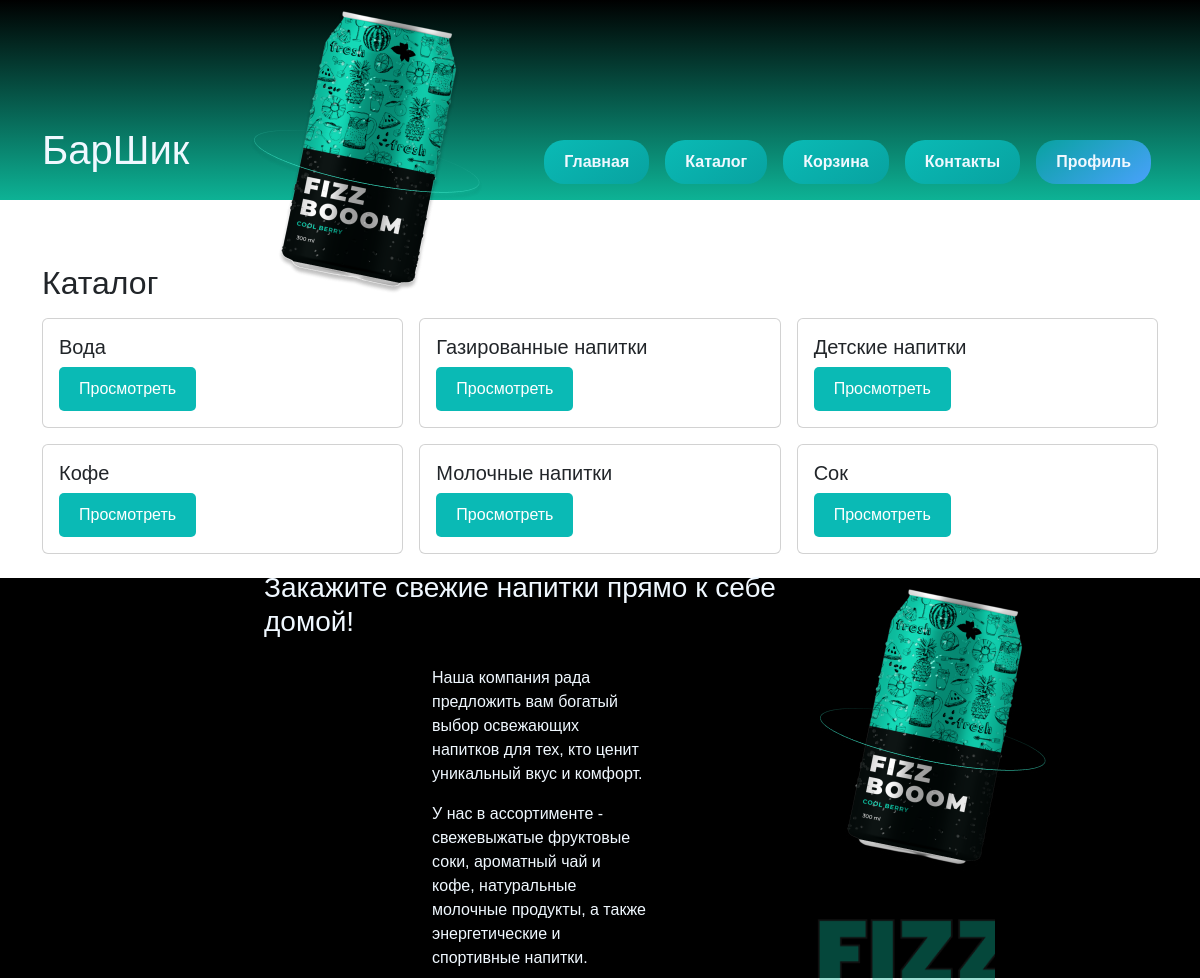
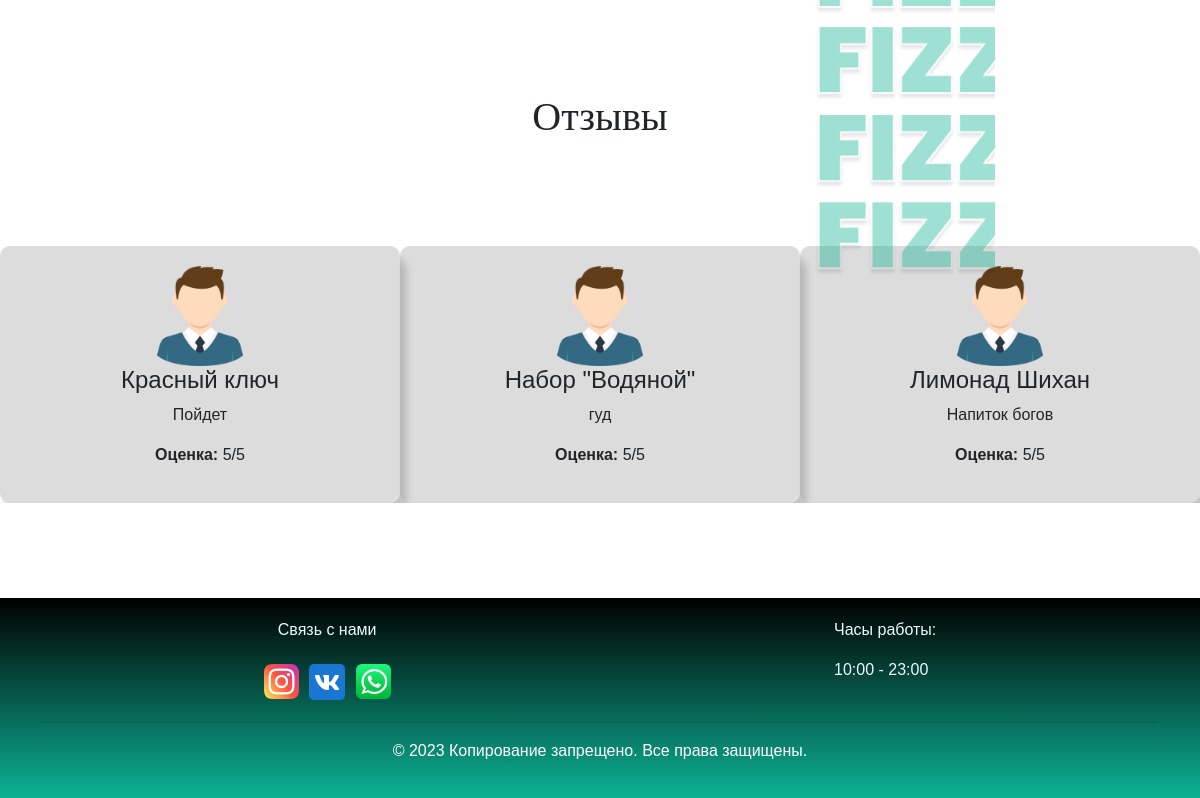
The app's page / (signed in) with its own data (2 pictures, top to bottom).
### tables this page shows
CREATE TABLE `Category` (
  `Category_id` int NOT NULL,
  `Name` varchar(50) NOT NULL
);

CREATE TABLE `Reviews` (
  `review_id` int NOT NULL,
  `user_id` int NOT NULL,
  `id_product` int NOT NULL,
  `review_text` text NOT NULL,
  `rating` int NOT NULL,
  `review_date` datetime NOT NULL DEFAULT CURRENT_TIMESTAMP
);

CREATE TABLE `Product` (
  `Id_product` int NOT NULL,
  `Name` varchar(50) NOT NULL,
  `Description` text NOT NULL,
  `Category_id` int NOT NULL,
  `Price` decimal(10,0) NOT NULL,
  `Image` varchar(256) NOT NULL
);

### index.php (the view, shortened to what this page needs)
<?php
include 'database/connectdb.php';
$categoryQuery = "SELECT Category_id, Name FROM Category ORDER BY Name";
$categoryResult = $mysqli->query($categoryQuery);
$reviewQuery = "SELECT r.review_text, r.rating, p.Name AS product_name, u.name AS user_name
                FROM Reviews r
                JOIN users u ON r.user_id = u.User_id
                JOIN Product p ON r.id_product = p.Id_product
                ORDER BY r.review_date DESC
                LIMIT 3";
$reviewResult = $mysqli->query($reviewQuery);
$reviews = $reviewResult->fetch_all(MYSQLI_ASSOC);
?>
<!DOCTYPE html>
<html lang="ru">
<head>
    <link rel="stylesheet" href="design/css/style.css">
    <link href="https://cdn.jsdelivr.net/npm/bootstrap@5.3.2/dist/css/bootstrap.min.css" rel="stylesheet">
</head>
<body>
<?php include "header.php"; ?>
<main class="container mt-4">
    <h2 class="mb-3">Каталог</h2>
    <div class="row g-3 mb-4">
        <?php foreach ($categoryResult->fetch_all(MYSQLI_ASSOC) as $category): ?>
            <div class="col-12 col-md-6 col-lg-4">
                <div class="card h-100">
                    <div class="card-body">
                        <h5 class="card-title"><?= htmlspecialchars($category['Name']); ?></h5>
                        <button class="button-details" data-bs-toggle="modal" data-bs-target="#productModal" onclick="loadProducts(<?= $category['Category_id']; ?>)">Просмотреть</button>
                    </div>
                </div>
            </div>
        <?php endforeach; ?>
    </div>
</main>
<div class="description">
    <div class="text-discription">
        <h3>Закажите свежие напитки прямо к себе домой!</h3>
        <p >Наша компания рада предложить вам богатый выбор освежающих напитков для тех, кто ценит уникальный вкус и комфорт.</p>
        <p>У нас в ассортименте - свежевыжатые фруктовые соки, ароматный чай и кофе, натуральные молочные продукты, а также энергетические и спортивные напитки.</p>
    </div>
    <div class="bloc-img-description">
        <img src="design\img\Group 8192.png" alt="" class="logo">
        <img src="design\img\Group 8195.png" alt="" class="img-description">
    </div>
</div>
<div class="reviews">
    <h2 class="text-reviews">Отзывы</h2>
    <div class="slider">
        <?php if (empty($reviews)): ?>
            <div class="slide">
                <p class="no-reviews">Отзывов нету</p>
            </div>
        <?php else: ?>
            <div class="slide">
                <?php foreach ($reviews as $review): ?>
                    <div class="otzv">
                        <img class="user-img" src="design/img/free-icon-boy-4537069.png" alt="">
                        <h4><?= htmlspecialchars($review['product_name']); ?></h4>
                        <p><?= htmlspecialchars($review['review_text']); ?></p>
                        <p><strong>Оценка:</strong> <?= $review['rating']; ?>/5</p>
                    </div>
                <?php endforeach; ?>
            </div>
        <?php endif; ?>
    </div>
</div>
<footer id="footer">
    <div class="container">
        <div class="connection">
            <div class="connect">
            <p>Связь с нами</p>
            <div class="design\img-connection">
                <img src="design\img/instagram.png" alt=""class="icon-whatsapp">
                <img src="design\img\icons8-vk-com-48.png" alt="" srcset="">
                <img src="design\img\iconfinder-social-media-applications-23whatsapp-4102606_113811.png" class="icon-whatsapp">
            </div>
            </div>
            <div class="clock-work">
                    <p>Часы  работы:</p>
                    <p>10:00 - 23:00</p>
                </div>
            </div>
        <hr>
        <p class="copirater">© 2023 Копирование запрещено. Все права защищены.</p>
    </div>
</footer>
</body>
</html>

### design/css/style.css (style rules this page uses)
* { margin: 0; padding: 0; font-family: "Montserrat", sans-serif; }
.container { width: 80%; margin-bottom: 10pxy; }
.logo { position: relative; }
.description { background-color:black; width: 100%; height: 400px; display: flex; justify-content: space-between; }
.img-description { height: 100%; opacity: 0.4; filter: alpha(opacity = 40); }
.text-discription { color: aliceblue; width: 50%; display: flex; flex-direction: column; justify-content: center; align-content: flex-end; align-items: center; margin-left: 22%; }
.text-discription h3 { margin-bottom: 5%; }
.text-discription p { width: 39%; display: flex; flex-direction: column; justify-content: center; align-content: flex-end; align-items: flex-end; }
footer { align-items: center; width: 100%; height: 200px; display: flex; background: linear-gradient(rgb(0, 0, 0), #0DB295); }
.connection { color: aliceblue; display: flex; justify-content: space-around; }
.icon-whatsapp { width: 35px; height: 35px; }
.copirater { text-align: center; color: rgb(255, 255, 255); }
.clock-work { display: flex; flex-direction: column; }
.connect { display: flex; flex-direction: column; align-items: center; }
.slider { display: flex; overflow: hidden; }
.slide { flex: 0 0 100%; text-align: center; display: flex; width: 80%; justify-content: space-evenly; }
.reviews { text-align: center; width: 100%; display: flex; height: 600px; flex-direction: column; justify-content: space-evenly; }
.user-img { width: 100px; height: 100px; }
.otzv { display: flex; flex-direction: column; align-items: center; background-color: rgba(146, 146, 146, 0.322); -webkit-box-shadow: 6px 12px 8px 0px rgba(0, 0, 0, 0.23); -moz-box-shadow: 6px 12px 8px 0px rgba(0, 0, 0, 0.23); box-shadow: 6px 12px 8px 0px rgba(0, 0, 0, 0.23); width: 25rem; padding: 20px; border-radius: 10px; }
.otzv p { width: 85%; }
.text-reviews { font-size: 40px; font-family: math; font-weight: 5px; }

### index.php (style rules this page uses)
.button-details { background-color: #0abab5; border: none; color: white; padding: 10px 20px; text-align: center; text-decoration: none; display: inline-block; font-size: 16px; border-radius: 5px; transition: background-color 0.3s, color 0.3s; }
.mb-3 { margin-bottom: 1rem !important; margin-top: 4rem !important; }

### records on screen
category: Name "Вода"
category: Name "Газированные напитки"
category: Name "Детские напитки"
category: Name "Кофе"
category: Name "Молочные напитки"
category: Name "Сок"
reviews: id_product.Name "Красный ключ", review_text "Пойдет", rating "5"
reviews: id_product.Name "Набор \"Водяной\"", review_text "гуд", rating "5"
reviews: id_product.Name "Лимонад Шихан", review_text "Напиток богов", rating "5"
